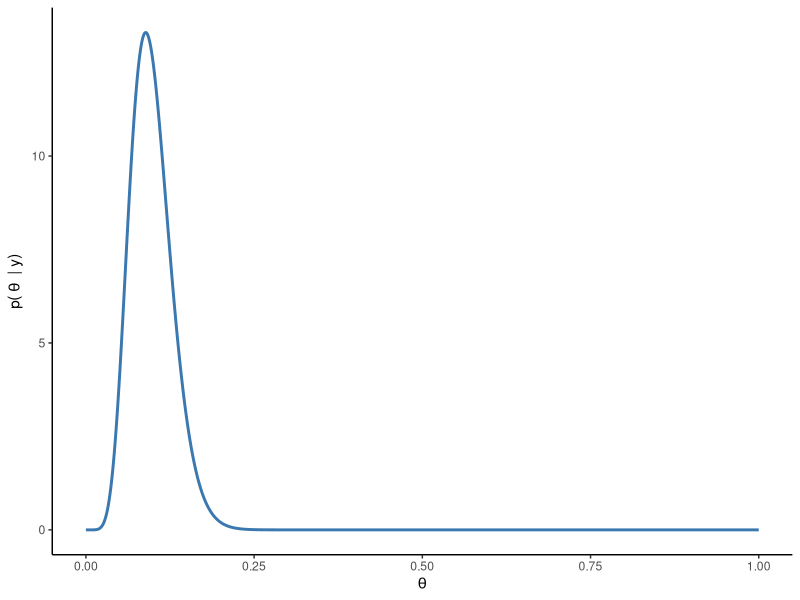
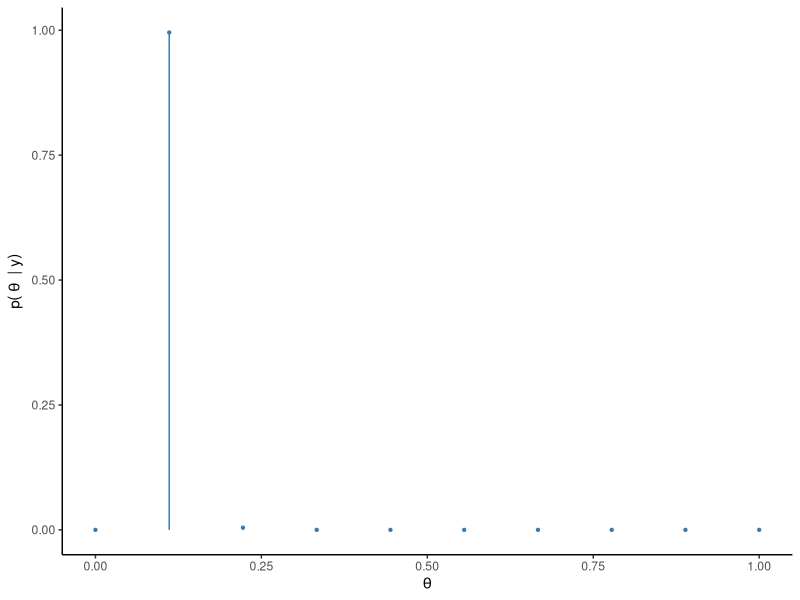
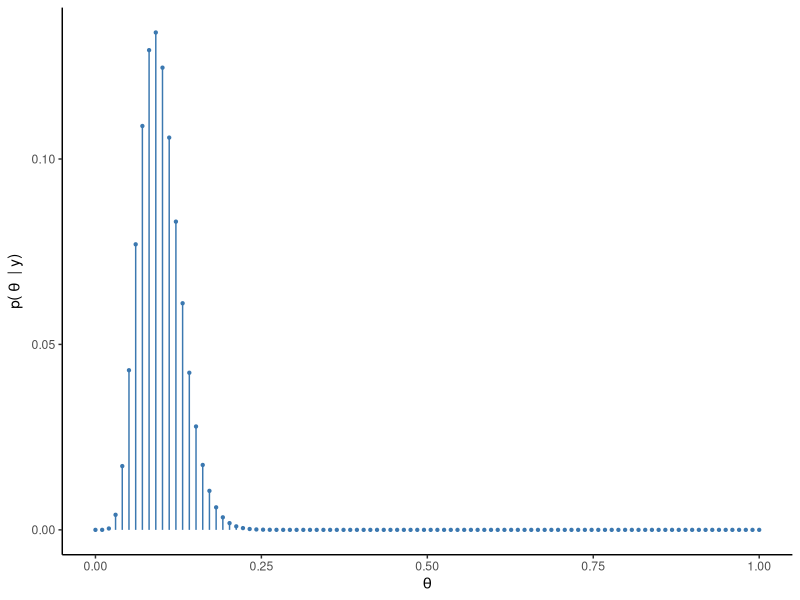

R code for these plots, in order:
## ---- chunk 1
#| warning: false
library(dplyr)
library(ggplot2)

n <- 80
y <- 7
a_prior <- 2
b_prior <- 10

a_post <- a_prior + y
b_post <- b_prior + n - y

crear_posterior_grilla <- function(a, b, k) {
    grid <- seq(0, 1, length.out = k)
    posterior <- dbeta(grid, a, b)
    # Se normaliza para que la altura de los bastones sume a 1
    data.frame(theta = grid, posterior = posterior / sum(posterior))
}

posterior_exacto <- data.frame(theta = seq(0, 1, length.out = 1000))
posterior_exacto$posterior <- dbeta(posterior_exacto$theta, a_post, b_post)

posterior_10 <- crear_posterior_grilla(a_post, b_post, 10)
posterior_100 <- crear_posterior_grilla(a_post, b_post, 100)
posterior_1000 <- crear_posterior_grilla(a_post, b_post, 1000)
## ---- chunk 2
#| fig-width: 7
#| fig-align: center
#| fig-cap: Distribución _a posteriori_ exacta
ggplot(posterior_exacto) +
    geom_line(
        aes(x = theta, y = posterior),
        linewidth = 1,
        color = "#3b78b0"
    ) + 
    labs(x = expression(theta), y = expression("p(" ~ theta ~ " | y)")) +
    theme_classic()
## ---- chunk 3
#| fig-width: 7
#| fig-align: center
#| fig-cap: Distribución _a posteriori_ aproximada por grilla de 10 puntos.
ggplot(posterior_10) +
    geom_segment(
        aes(x = theta, xend = theta, y = 0, yend = posterior),
        color = "#3b78b0",
    ) +
    geom_point(
        aes(x = theta, y = posterior),
        color = "#3b78b0",
        size = 0.8,
    ) +
    labs(x = expression(theta), y = expression("p(" ~ theta ~ " | y)")) +
    theme_classic()
## ---- chunk 4
#| fig-width: 7
#| fig-align: center
#| fig-cap: Distribución _a posteriori_ aproximada por grilla de 100 puntos.
ggplot(posterior_100) +
    geom_segment(
        aes(x = theta, xend = theta, y = 0, yend = posterior),
        color = "#3b78b0",
    ) +
    geom_point(
        aes(x = theta, y = posterior),
        color = "#3b78b0",
        size = 0.8,
    ) +
    labs(x = expression(theta), y = expression("p(" ~ theta ~ " | y)")) +
    theme_classic()
## ---- chunk 5
posterior_1000 |>
    summarise(
        `P(theta < 0.7)` = sum(posterior[theta < 0.7]),
        `P(theta > 0.05)` = sum(posterior[theta > 0.05]),
        `P(0.05 < theta < 0.15)` = sum(posterior[theta > 0.05 & theta < 0.15]),
    )
